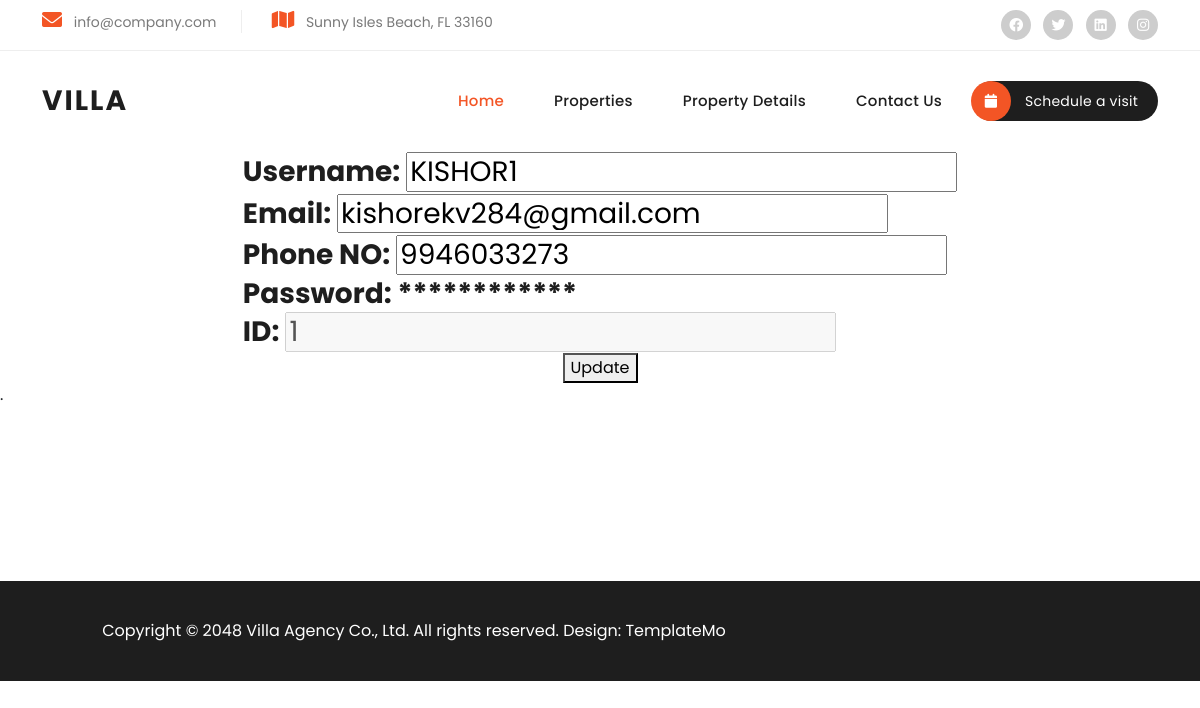
/profile/ (signed in), run on the app's committed database.
### villapp/models.py (models this page shows)
class signup1(models.Model):
    name=models.CharField(max_length=50)
    username=models.CharField(max_length=50)
    phoneno=models.CharField(max_length=50)
    gmail=models.CharField(max_length=50)
    password=models.CharField(max_length=50)

### villapp/views.py (the view)
# urls.py: path('profile/',views.profile, name='profile'),
def profile(request):
    users=request.session['login']
    dataset=signup1.objects.get(username=users)
    if request.POST:
        phoneno=request.POST.get('phoneno')
        email=request.POST.get('gmail')
        dataset.phoneno=phoneno
        dataset.gmail=email
        dataset.save()
    else:
        return render(request,'profile.html' ,{'d':dataset})
    return render(request, 'profile.html',{'d':dataset})

### templates/profile.html (shortened to what this page needs)
{%load static%}
<!DOCTYPE html>
<html lang="en">
  <head>
    <link rel="stylesheet" href="{% static 'vendor/bootstrap/css/bootstrap.min.css' %}">
    <link rel="stylesheet" href="{% static 'css/fontawesome.css' %}">
    <link rel="stylesheet" href="{% static 'css/templatemo-villa-agency.css' %}">
    <link rel="stylesheet" href="{% static 'css/owl.css' %}">
    <link rel="stylesheet" href="{% static 'css/animate.css' %}">
    <link rel="stylesheet"href="https://unpkg.com/swiper@7/swiper-bundle.min.css"/>
  </head>
<body>
  <div class="sub-header">
    <div class="container">
      <div class="row">
        <div class="col-lg-8 col-md-8">
          <ul class="info">
            <li><i class="fa fa-envelope"></i> info@company.com</li>
            <li><i class="fa fa-map"></i> Sunny Isles Beach, FL 33160</li>
          </ul>
        </div>
        <div class="col-lg-4 col-md-4">
          <ul class="social-links">
            <li><a href="#"><i class="fab fa-facebook"></i></a></li>
            <li><a href="https://x.com/minthu" target="_blank"><i class="fab fa-twitter"></i></a></li>
            <li><a href="#"><i class="fab fa-linkedin"></i></a></li>
            <li><a href="#"><i class="fab fa-instagram"></i></a></li>
          </ul>
        </div>
      </div>
    </div>
  </div>
  <header class="header-area header-sticky">
    <div class="container">
        <div class="row">
            <div class="col-12">
                <nav class="main-nav">
                    <a href="index.html" class="logo">
                        <h1>Villa</h1>
                    </a>
                    <ul class="nav">
                      <li><a href="{% url 'index' %}" class="active">Home</a></li>
                      <li><a href="{% url 'pro' %}">Properties</a></li>
                      <li><a href="{% url 'det' %}">Property Details</a></li>
                      <li><a href="{% url 'contact' %}">Contact Us</a></li>
                      <li><a href="#"><i class="fa fa-calendar"></i> Schedule a visit</a></li>
                  </ul>
                </nav>
            </div>
        </div>
    </div>
  </header>
<form id="contact-form" action="" method="post" >
          <center>
            <table>
                <tr>
                    <td><h3>Username: <input type="text" value="{{d.username}}"</h3></td>
                </tr>
                <tr>
                    <td><h3>Email: <input type="text" name="gmail" value="{{d.gmail}}" </h3></td>
                </tr>
                <tr>
                    <td><h3>Phone NO: <input type="text" name="phoneno" value="{{d.phoneno}}" </h3></td>
                </tr>
                <tr>
                    <td><h3>Password: ************</h3></td>
                </tr>
                <tr>
                  <td><h3>ID: <input disabled type="text" value="{{d.id}}" </h3></td>
              </tr>
            </table>
            <div>
              <fieldset>
                <button type="submit" id="form-submit">Update</button>
              </fieldset>
            </div>
          </center>
</form>
<div>
<h9>.</h9>
<br>
<br>
</div>
<footer>
    <div class="container">
      <div class="col-lg-8">
        <p>Copyright © 2048 Villa Agency Co., Ltd. All rights reserved.
        Design: <a rel="nofollow" href="https://templatemo.com" target="_blank">TemplateMo</a></p>
      </div>
    </div>
</footer>
  </body>
</html>

### static/css/templatemo-villa-agency.css (style rules this page uses)
html, body, div, span, applet, object, iframe, h1, h2, h3, h4, h5, h6, p, blockquote, div pre, a, abbr, acronym, address, big, cite, code, del, dfn, em, font, img, ins, kbd, q, s, samp, small, strike, strong, sub, sup, tt, var, b, u, i, center, dl, dt, dd, ol, ul, li, figure, header, nav, section, article, aside, footer, figcaption { margin: 0; padding: 0; border: 0; outline: 0; }
ul, li { padding: 0; margin: 0; list-style: none; }
header, nav, section, article, aside, footer, hgroup { display: block; }
* { box-sizing: border-box; }
html, body { font-family: 'Poppins', sans-serif; -ms-text-size-adjust: 100%; -webkit-font-smoothing: antialiased; -moz-osx-font-smoothing: grayscale; }
a { text-decoration: none !important; }
h1, h2, h3, h4, h5, h6 { color: #1e1e1e; margin-top: 0px; margin-bottom: 0px; font-weight: 700; }
ul { margin-bottom: 0px; }
p { font-size: 14px; line-height: 28px; color: #4a4a4a; }
html, body { font-family: 'Poppins', sans-serif; }
.sub-header { background-color: #fff; padding: 10px 0px; border-bottom: 1px solid #eee; }
.sub-header ul li { display: inline-block; }
.sub-header ul.social-links { text-align: right; }
.sub-header ul.social-links li { margin-left: 8px; }
.sub-header ul.social-links li a { display: inline-block; width: 30px; height: 30px; background-color: #cdcdcd; border-radius: 50%; text-align: center; line-height: 30px; color: #fff; font-size: 14px; transition: all .3s; }
.sub-header ul.info li { font-size: 14px; color: #7a7a7a; border-right: 1px solid #eee; margin-right: 25px; padding-right: 25px; }
.sub-header ul.info li:last-child { margin-right: 0px; padding-right: 0px; border-right: none; }
.sub-header ul.info li i { font-size: 20px; color: #f35525; margin-right: 8px; }
.header-area { position: relative; background-color: #fff; height: 100px; z-index: 100; -webkit-transition: all .5s ease 0s; -moz-transition: all .5s ease 0s; -o-transition: all .5s ease 0s; transition: all .5s ease 0s; }
.header-area .main-nav { background: transparent; display: flex; }
.header-area .main-nav .logo { -webkit-transition: all 0.3s ease 0s; -moz-transition: all 0.3s ease 0s; -o-transition: all 0.3s ease 0s; transition: all 0.3s ease 0s; display: inline-block; }
.header-area .main-nav .logo h1 { line-height: 100px; font-size: 28px; text-transform: uppercase; color: #1e1e1e; font-weight: 700; letter-spacing: 2px; }
.header-area .main-nav ul.nav { flex-basis: 100%; margin-top: 30px; justify-content: right; -webkit-transition: all 0.3s ease 0s; -moz-transition: all 0.3s ease 0s; -o-transition: all 0.3s ease 0s; transition: all 0.3s ease 0s; position: relative; z-index: 999; }
.header-area .main-nav .nav li:last-child { padding-right: 0px; }
.header-area .main-nav .nav li { padding-left: 10px; padding-right: 10px; height: 100px; line-height: 100px; }
.header-area .main-nav .nav li a { display: block; padding-left: 20px; padding-right: 20px; font-weight: 500; font-size: 15px; height: 40px; line-height: 40px; text-transform: capitalize; color: #1e1e1e; -webkit-transition: all 0.4s ease 0s; -moz-transition: all 0.4s ease 0s; -o-transition: all 0.4s ease 0s; transition: all 0.4s ease 0s; border: transparent; letter-spacing: .25px; }
.header-area .main-nav .nav li:last-child a { background-color: #1e1e1e; color: #fff; font-size: 14px; font-weight: 400; text-transform: none; border-radius: 20px; padding-left: 0px; }
.header-area .main-nav .nav li:last-child a i { background-color: #f35525; display: inline-block; width: 40px; height: 40px; text-align: center; line-height: 40px; margin-right: 10px; border-radius: 50%; margin-left: -1px; }
.header-area .main-nav .nav li a.active { color: #f35525; }
@media (max-width: 1200px) { .header-area .main-nav .nav li { padding-left: 5px; padding-right: 5px; } }
footer { margin-top: 150px; background-color: #1e1e1e; min-height: 100px; }
footer p { text-align: center; line-height: 100px; color: #fff; font-size: 16px; font-weight: 400; }
footer p a { color: #fff; transition: all .3s; position: relative; z-index: 3; }
body { overflow-x: hidden; }

### data on the page
signup1: username "KISHOR1", gmail "kishorekv284@gmail.com", phoneno "9946033273", id "1"
